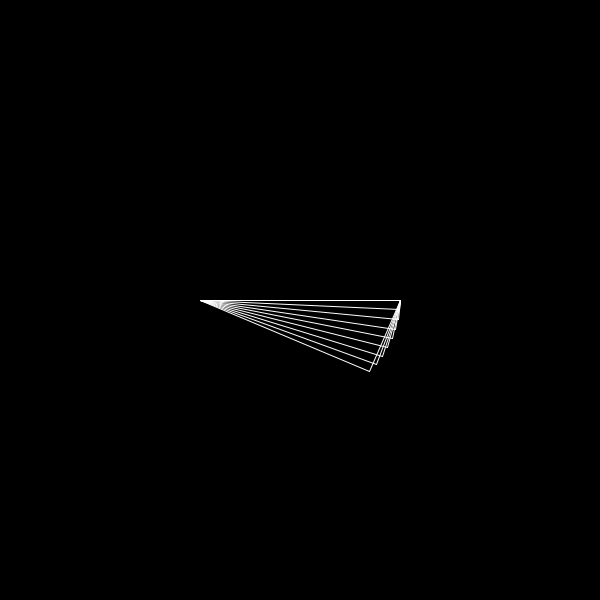
Frame 1 (no input)
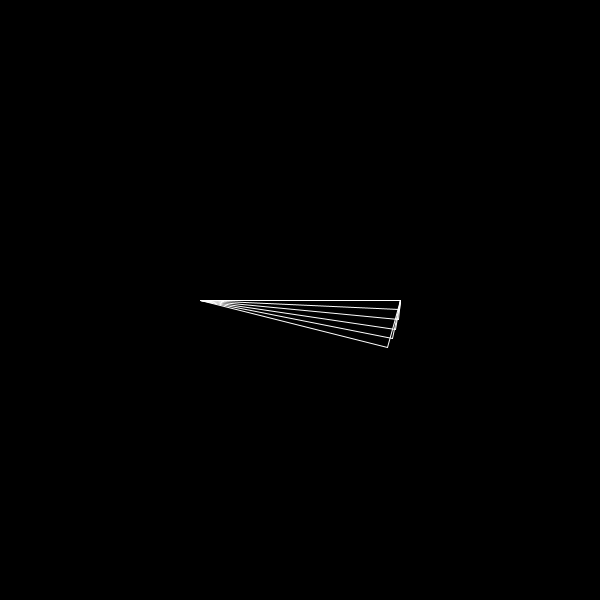
Frame 60 (the mouse pressed at the canvas centre just before this capture)
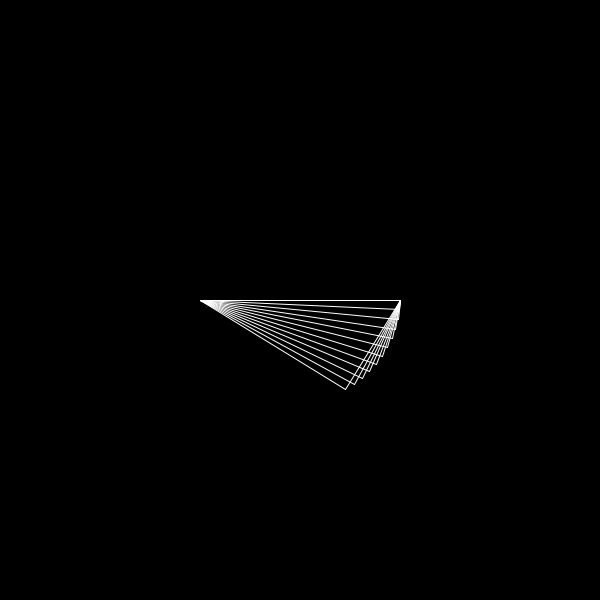
Frame 120 (the mouse held since frame 60 and released just before this capture)

The Processing sketch that drew these frames (run headless with seeded random() and noise(); from frame 60 on, the mouse is pressed at the canvas centre):

// Processing sketch: trivisual
// ── trivisual.pde
void setup(){
  size(600,600);
  background(0);
}
void draw(){
  background(0);
  stroke(255);
  for(float a=0;a<random(6.28);a+=0.1){
    float x=cos(a)*100+300;
    float y=sin(a)*100+300;
    
    line(400,300,200,300);
    line(400,300,x,y);
    line(200,300,x,y);
    
    
    
  }
  
}
